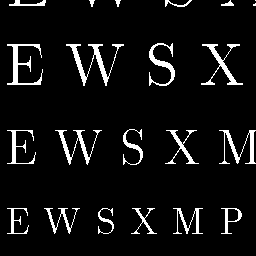
%> input picture letters.bmp, 256 x 256 px
$ octave e10_14_ThresHaar_.m   (GNU Octave 9; MATLAB toolbox functions it lacks are replaced by stand-ins)
%> lines starting %> are read from the running program, lines starting %| are printed output that depends on the picture; in (x1, y1, x2, y2) boxes, pixels count from 0 and x2, y2 are one past the last pixel; in counts of white or black regions, pixels touching at a corner belong together; the program's own positions count from 1
% file: e10_14_ThresHaar_.m    De-noising images using Haar, thresholding, shrinkage
% Add noise to letters (or other image) then threshold to reduce noise.
% Threshold  small values of wavelet xform (those less than T*pix_max_value) to 0.
% Shrink all other values of wavelet xform by T*pix_max_value.
clear; close all; set(0,'defaultAxesFontSize',13);
X = imread('letters.bmp');    % this .bmp has uint8 pix values 0 to 255
%> X is the input picture: size 256x256 uint8; 6.7% white; 22 white regions (2 under 20 px), largest, box (x1, y1, x2, y2) and area: (66, 44, 124, 86) 535, (7, 44, 43, 85) 425, (201, 44, 243, 85) 383
%X = linspace(3,16,64); X = X'* (X-3); X(50:55,:) = 250; X(:,40:45) = 170; % simple test image,32x32

s = size(X);
%> s = [256 256]
XN = double(X) + 40*randn(s(1),s(2));  % add noise. randn() returns numbers between -4 and 4.
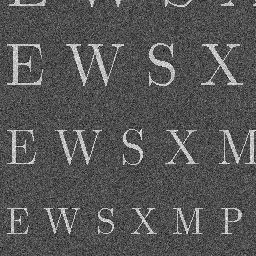
%> XN: size 256x256 double; min -170.1, max 387.8, mean 16.8; drawn with min black and max white
T = 0.11;      % Threshold (range 0 to 1) for XLH?,XHL?,XHH? (not XLL3)

[ZLL1, ZLH1, ZHL1, ZHH1] = HaarWave(XN);   %1st stage decomposition
[ZLL2, ZLH2, ZHL2, ZHH2] = HaarWave(ZLL1); %2nd stage decomposition
[ZLL3, ZLH3, ZHL3, ZHH3] = HaarWave(ZLL2); %3rd stage decomposition

%Threshold small values (<T) of detail images XLH?,XHL?,XHH? to 0, and shrink remaining values by T.
[ZHL1 ZLH1 ZHH1] = ThreShrink(ZHL1, ZLH1, ZHH1, T);
[ZHL2 ZLH2 ZHH2] = ThreShrink(ZHL2, ZLH2, ZHH2, T);
[ZHL3 ZLH3 ZHH3] = ThreShrink(ZHL3, ZLH3, ZHH3, T);

%Inverse Haar
WLL2 = HaarSynth(ZLL3,ZLH3,ZHL3,ZHH3);
WLL1 = HaarSynth(WLL2,ZLH2,ZHL2,ZHH2);
W =    HaarSynth(WLL1,ZLH1,ZHL1,ZHH1);

figure('position',[1 600 700 280]),
  subplot(1,2,1), imagesc(X),colormap(gray), title('Original image')
  subplot(1,2,2), imagesc(XN),colormap(gray), title('Image + noise')
figure,imagesc(W),colormap(gray), title("De-noised via Thresh/Shrink, T="+T)
%%%%%%%%%%%%%%%%%%%%%%%%%%%%%%%%%%%%%%%%%%%%%%%%%%%%%%%%%%%%%%%%%
function [ZLL, ZLH, ZHL, ZHH] = HaarWave(X) % do 1 stage Haar transform
s = size(X); sc = 1/2;  %sc = scale to normalize Haar
%> after `s = size(X)`: s = [256 256]
Z = sc*X;
row1col1 = Z(1:2:s(1),1:2:s(2)); row2col2= Z(2:2:s(1),2:2:s(2));  % create 4 downsampled matrices
row1col2 = Z(1:2:s(1),2:2:s(2)); row2col1 = Z(2:2:s(1),1:2:s(2)); % the corners of 2x2 pix blocks
ZLL = row2col2 + row1col1 + row1col2 + row2col1;  % accomplish convolution via adding/subtracting
ZLH = row1col2 + row2col2 - row1col1 - row2col1;  % column difference
ZHL = row2col1 + row2col2 - row1col1 - row1col2;  % row difference
ZHH = row1col1 + row2col2 - row1col2 - row2col1;  % diagonal difference
%> in HaarWave (call 2), `row1col2 = Z(1:2:s(1),2:2:s(2))`:
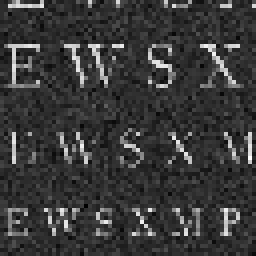
%> row1col2: size 64x64 double (shown 4 times larger); min -70.58, max 320.5, mean 17.5; drawn with min black and max white
%> in HaarWave (call 2), `row2col1 = Z(2:2:s(1),1:2:s(2))`:
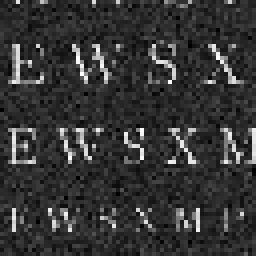
%> row2col1: size 64x64 double (shown 4 times larger); min -59.71, max 302.7, mean 16.1; drawn with min black and max white
end % function HaarWave
%%%%%%%%%%%%%%%%%%%%%%%%%%%%%%%%%%%%%%%%%%%%%%%%%%%%%%%%%%%%%%%%%
function Z = HaarSynth(ZLL, ZLH, ZHL, ZHH) % Haar image synthesis, one stage. Returns upsampled by 2 matrix
s = 2*size(ZLL);
% upsample, then fill each 2x2 pixel block
Z(2:2:s(1),2:2:s(2))=(ZLL+ZLH+ZHL+ZHH)/2; % upsample, set even rows and columns = 1/2 of sum of inputs
Z(2:2:s(1),1:2:s(2))=(ZLL-ZLH+ZHL-ZHH)/2; % set even rows and odd columns = 1/2 of sum/diff of inputs
Z(1:2:s(1),2:2:s(2))=(ZLL+ZLH-ZHL-ZHH)/2; % set odd rows and even columns = 1/2 of sum/diff of inputs
Z(1:2:s(1),1:2:s(2))=(ZLL-ZLH-ZHL+ZHH)/2; % set odd rows and odd columns = 1/2 of sum/diff of inputs
end % function HaarSynth
%%%%%%%%%%%%%%%%%%%%%%%%%%%%%%%%%%%%%%%%%%%%%%%%%%%%%%%%%%%%%%%%%
function [ZHL ZLH ZHH] = ThreShrink(ZHL, ZLH, ZHH, Th)    % zero values in 3 matrices whose |magnitude|<T
%> called with Th = 0.11
 T = Th*max(abs(max(ZHL(:))),abs(max(ZLH(:))))  %scale thresh for this image; assumes HL, LH, HH similar ranges
%> T = 41.59
 ZHL(abs(ZHL)<T)=0;  ZLH(abs(ZLH)<T)=0;  ZHH(abs(ZHH)<T)=0;
 ZHL(abs(ZHL)>T)=ZHL(abs(ZHL)>T)-T*sign(ZHL(abs(ZHL)>T)); % shrink remaining values in 3 matrices by T
 ZLH(abs(ZLH)>T)=ZLH(abs(ZLH)>T)-T*sign(ZLH(abs(ZLH)>T));
 ZHH(abs(ZHH)>T)=ZHH(abs(ZHH)>T)-T*sign(ZHH(abs(ZHH)>T));
%> call 2 of ThreShrink, with Th = 0.11
%> in ThreShrink (call 2), `T = Th*max(abs(max(ZHL(:))),abs(max(ZLH(:))))`: T = 64.07
%> in ThreShrink (call 2), `ZHL(abs(ZHL)>T)=ZHL(abs(ZHL)>T)-T*sign(ZHL(abs(ZHL)>T));`:
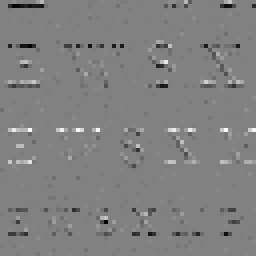
%> ZHL: size 64x64 double (shown 4 times larger); min -526.2, max 510.7, mean -3.7; drawn with min black and max white
%> in ThreShrink (call 2), `ZHH(abs(ZHH)>T)=ZHH(abs(ZHH)>T)-T*sign(ZHH(abs(ZHH)>T));`:
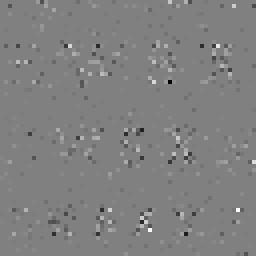
%> ZHH: size 64x64 double (shown 4 times larger); min -300.5, max 294.6, mean 0; drawn with min black and max white
%> call 3 of ThreShrink, with Th = 0.11
%> in ThreShrink (call 3), `T = Th*max(abs(max(ZHL(:))),abs(max(ZLH(:))))`: T = 114
%> in ThreShrink (call 3), `ZHL(abs(ZHL)>T)=ZHL(abs(ZHL)>T)-T*sign(ZHL(abs(ZHL)>T));`: ZHL: size 32x32 double; min -769.7, max 750.3, mean 0.4
%> in ThreShrink (call 3), `ZHH(abs(ZHH)>T)=ZHH(abs(ZHH)>T)-T*sign(ZHH(abs(ZHH)>T));`:
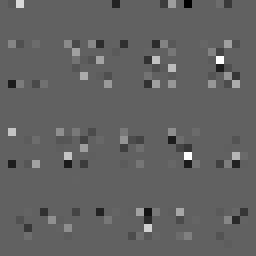
%> ZHH: size 32x32 double (shown 8 times larger); min -331.3, max 536.4, mean 2.4; drawn with min black and max white
%> in HaarSynth, `Z(2:2:s(1),2:2:s(2))=(ZLL+ZLH+ZHL+ZHH)/2;`:
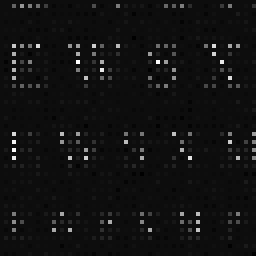
%> Z: size 64x64 double (shown 4 times larger); min -58.25, max 1007, mean 18; drawn with min black and max white
end % function ThreShrink
